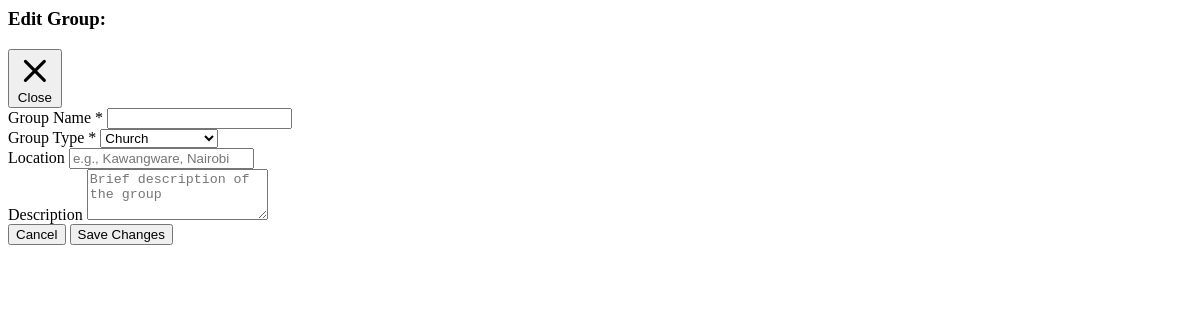
Before: /community/GRP-3F46AA8B/edit (signed in) with the older database file.
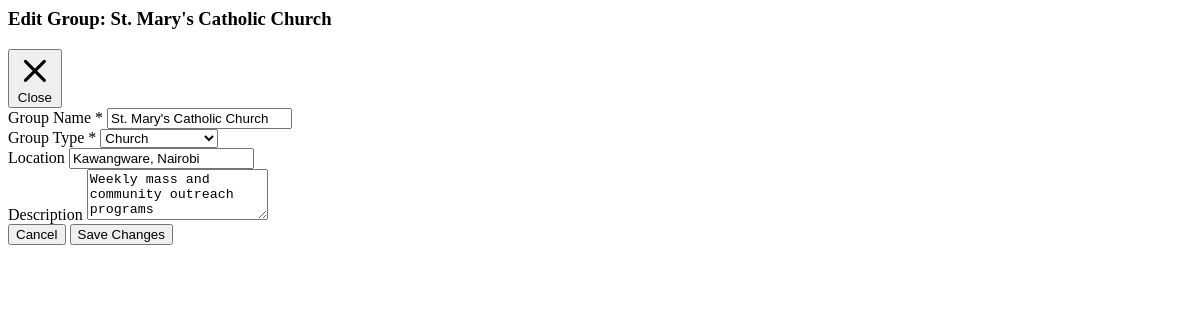
After: the same page with the newer database file.
### tables this page shows
CREATE TABLE community_groups (
        id TEXT PRIMARY KEY,
        name TEXT NOT NULL,
        description TEXT,
        group_type TEXT,
        tags TEXT DEFAULT '[]', -- JSON list
        location TEXT,
        admin_id TEXT,
        trust_level TEXT DEFAULT 'local',
        preferred_channels TEXT DEFAULT 'ussd,sms',
        active BOOLEAN DEFAULT 1,
        created_at DATETIME DEFAULT CURRENT_TIMESTAMP
    );

### aos/api/routers/community.py (the view)
@router.get("/{group_id}/edit", response_class=HTMLResponse)
async def edit_group_form(
    request: Request,
    group_id: str,
    operator=Depends(get_current_operator)
):
    group = None
    if community_state.module:
        group = community_state.module.get_group(group_id)
    return templates.TemplateResponse("partials/community_group_edit.html", {
        "request": request,
        "user": operator,
        "group": group
    })

### aos/api/templates/partials/community_group_edit.html (shortened to what this page needs)
{% from "components/atoms/Card.html" import card %}
<div class="aos-stack-md">
    <div class="flex items-center justify-between mb-4">
        <h3 class="aos-h3">Edit Group: {{ group.name }}</h3>
        <button class="aos-btn aos-btn-ghost aos-size-sm" onclick="closeModal()">
            <svg class="w-4 h-4" fill="none" stroke="currentColor" viewBox="0 0 24 24">
                <path stroke-linecap="round" stroke-linejoin="round" stroke-width="2" d="M6 18L18 6M6 6l12 12"></path>
            </svg>
            <span class="aos-btn-text">Close</span>
        </button>
    </div>
    <form id="edit-group-form" class="aos-stack-md">
        <div class="aos-stack-sm">
            <div>
                <label class="aos-label" for="name">Group Name *</label>
                <input type="text" id="name" name="name" class="aos-input" value="{{ group.name }}" required>
            </div>
            <div>
                <label class="aos-label" for="group_type">Group Type *</label>
                <select id="group_type" name="group_type" class="aos-input" required>
                    <option value="church" {% if group.group_type=='church' %}selected{% endif %}>Church</option>
                </select>
            </div>
            <div>
                <label class="aos-label" for="location">Location</label>
                <input type="text" id="location" name="location" class="aos-input" value="{{ group.location }}"
                    placeholder="e.g., Kawangware, Nairobi">
            </div>
            <div>
                <label class="aos-label" for="description">Description</label>
                <textarea id="description" name="description" class="aos-input" rows="3"
                    placeholder="Brief description of the group">{{ group.description }}</textarea>
            </div>
        </div>
        <div class="flex gap-3 justify-end">
            <button type="button" class="aos-btn aos-btn-ghost aos-size-md" onclick="closeModal()">
                <span class="aos-btn-text">Cancel</span>
            </button>
            <button type="submit" class="aos-btn aos-btn-primary aos-size-md">
                <span class="aos-btn-text">Save Changes</span>
            </button>
        </div>
    </form>
</div>

Changed rows visible on the page:
added community_groups: name "St. Mary's Catholic Church", group_type "Church", location "Kawangware, Nairobi", description "Weekly mass and community outreach programs"
Other visible differences:
form field group_type: "Church" → (not shown)
